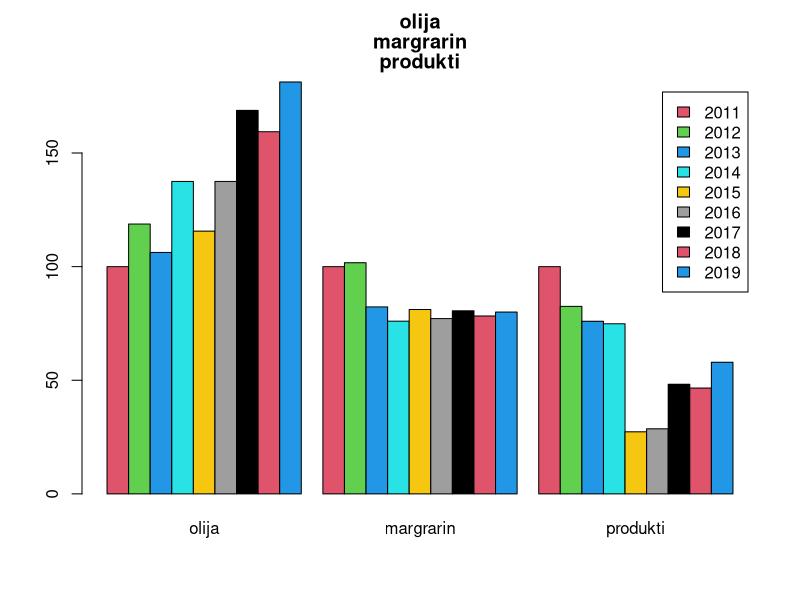
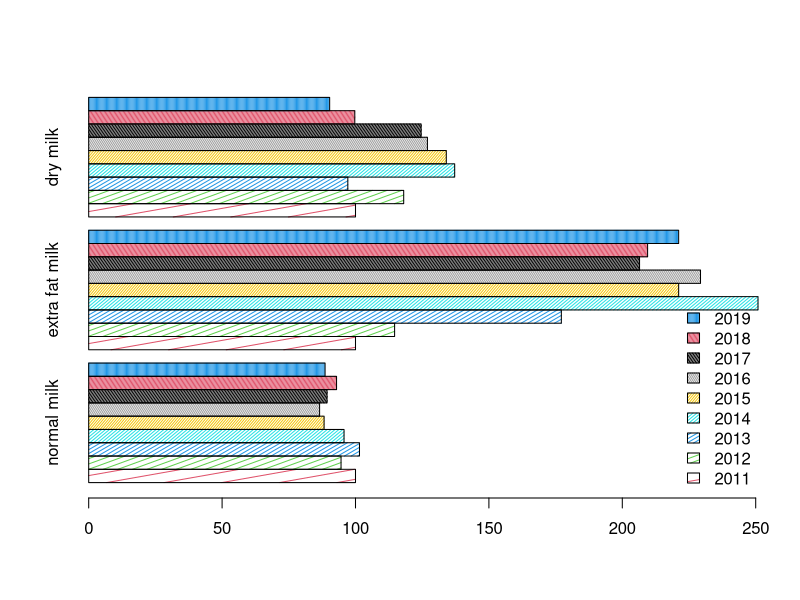

Here is the R script that generated these plots, in order:
n = 10

#2_2.1
data = read.table("ogrizok3.csv", sep = ";", dec =  ",", header = TRUE)
data = data[(3 * n):(3 * n + 6),]
names(data) = c(2011:2019)
data[] = lapply(data, function(x) as.numeric(sub(",", ".", as.character(x), fixed = TRUE)))

for(i in 1:7)
	data[i,] = data[i,] / data[i, 1] * 100

row.names(data) = c("olija", "margrarin", "produkti", "low fat milk", "normal milk", "extra fat milk", "dry milk") 
data
barplot(as.matrix(t(data[c(1:3),])), beside = TRUE, legend.text = TRUE, col = seq(5 * n, 5 * n + 10, len = 9), main = paste(row.names(data)[c(1:3)], sep = ", "))

barplot(as.matrix(t(data[c(5:7),])),
	beside = TRUE,
	legend.text = TRUE,
	col = seq(5 * n, 5 * n + 10, len = 9),
	density = seq(10, 90, len = 9),
	angle = seq(10, 90, len = 9),
	horiz = TRUE,
	args.legend = list(x = "bottomright", bty = "n"))
